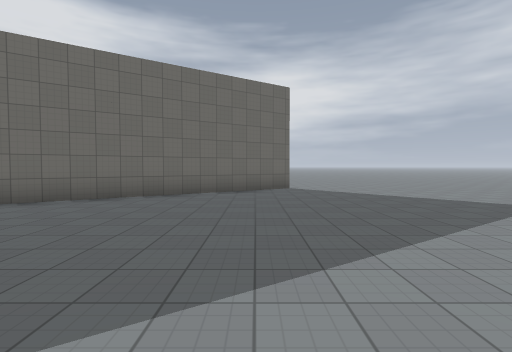
[1] (above)

12 first-person views from a walk through a 3-D level made in the Godot game engine. The camera is 1.5 m above the floor, tilts 2° down and sees 85° across. The floor is counted in squares, 2 m on a side. Each view is taken from the middle of a square. On the plan, view 1 faces up. The plan holds only what a view shows up to about 10 squares ahead; the rest is blank. The place goes on beyond the plan. Characters and animated objects are left out. Surface patterns are stand-ins for the level's own textures.

[2]
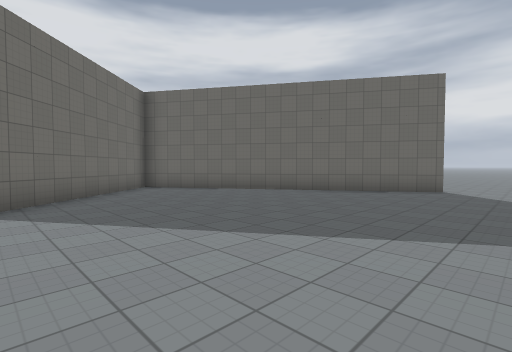

[3]
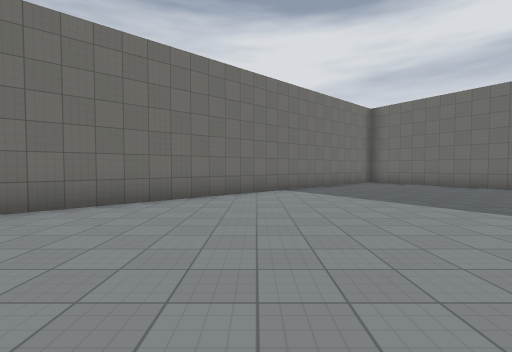

[4]
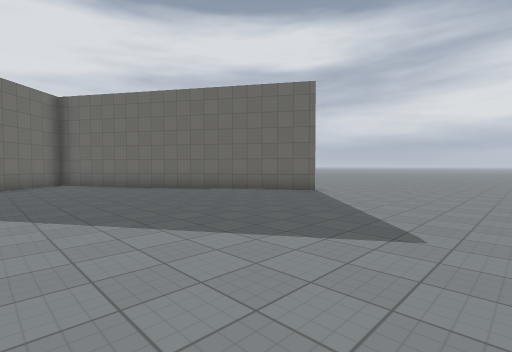

[5]
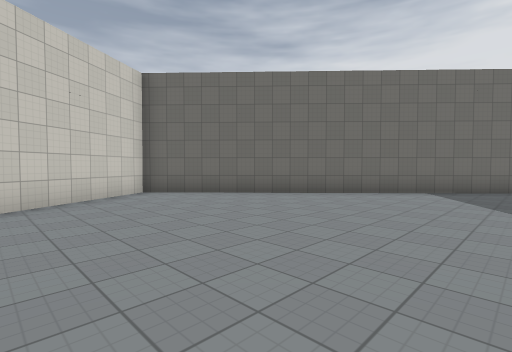

[6]
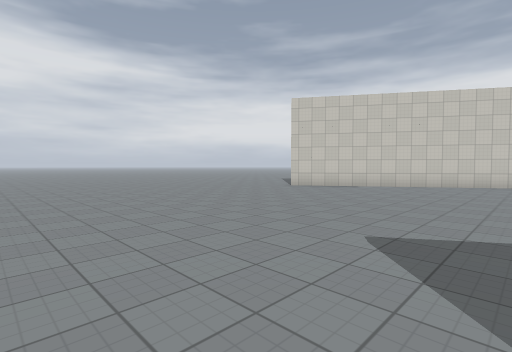

[7]
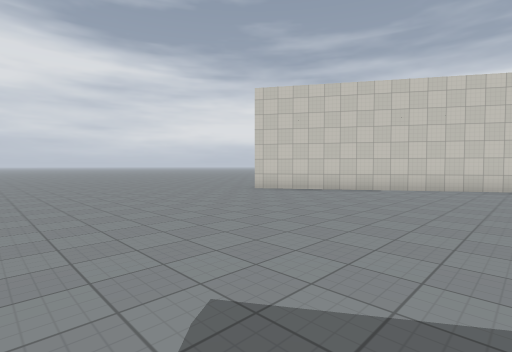

[8]
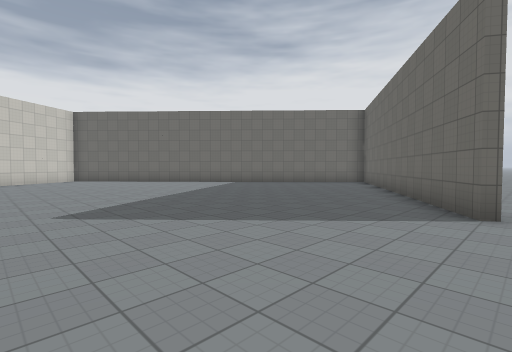

[9]
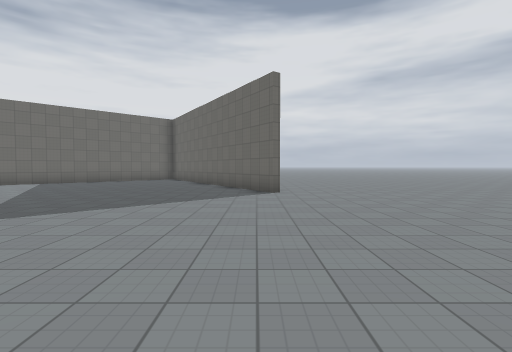

[10]
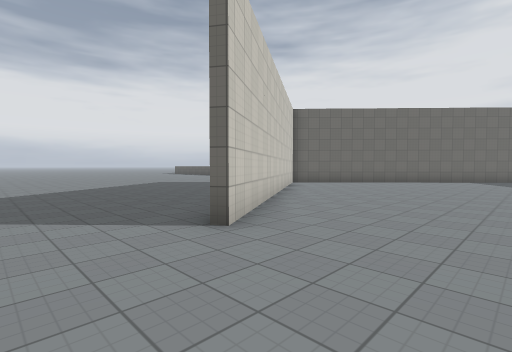

[11]
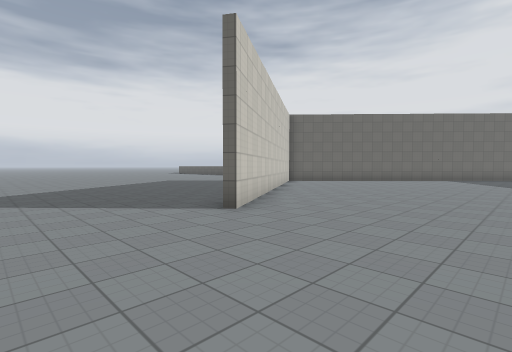

[12]
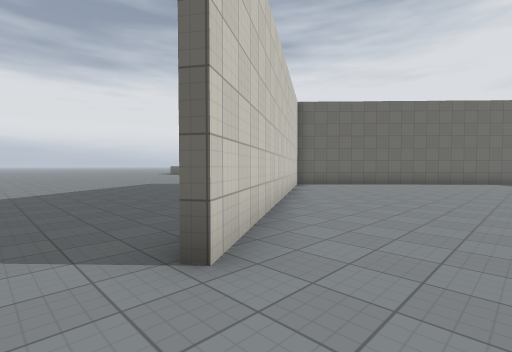

### Floor plan
Points are (right, up) in squares from view 1. A wall is a line through its corners. A room is listed if a view was taken in it or the views show most of it. See-through windows are left out.
Room 1 (views 1, 2, 3, 4, 5, 6, 7, 8, 9, 10, 11, 12)
walls: (1.2, 9.5) (-6.9, 4.3) (2.6, -6) (10.8, -0.7)
ways out: opening at (0, 10); opening at (12.5, -0.2)

Where each view was taken, in squares from view 1:
view 1: 0 up, 0 right, facing up
view 2: 0 up, 3 right, facing up-left
view 3: 1 down, 6 right, facing left
view 4: 2 up, 6 right, facing up-left
view 5: 2 up, 6 right, facing down-left
view 6: 8 up, 4 right, facing down-right
view 7: 6 up, 4 right, facing down-right
view 8: 10 up, 6 right, facing down-left
view 9: 9 up, 9 right, facing left
view 10: 2 up, 13 right, facing down-left
view 11: 3 up, 14 right, facing down-left
view 12: 1 up, 12 right, facing down-left
